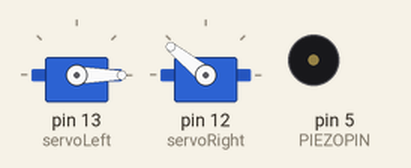
Recording of a sketch running on a simulated Arduino Uno, built with avr-gcc and run on an emulated ATmega328P. On the bench: 2 × servo, buzzer (waves = sounding, pin HIGH). Pins used as bus, display or sensor lines are not drawn.

Above: at 0.05 s.
At 8.3 s:
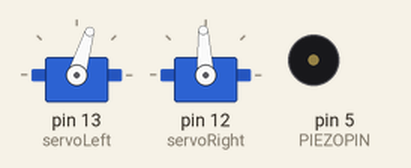
At 15.2 s:
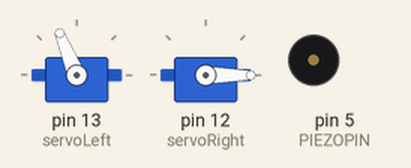
At 31.1 s:
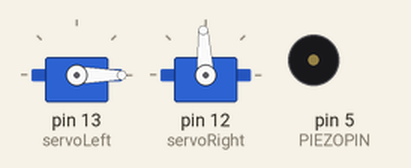
Timing chart, 0 to 40.6 s (numbered marks = the images above):
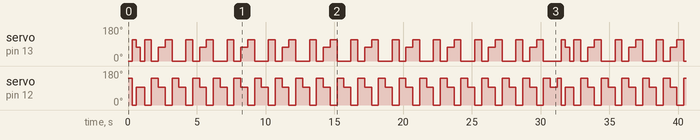

Measured:
- by itself, servo on pin 13 (servoLeft): moves between 0° and 112°, repeating every 31.2 s
- by itself, servo on pin 12 (servoRight): moves between 0° and 141°, repeating every 31.2 s

The sketch:

Robot_Dance_Party.ino
```cpp
#include <Servo.h>                           // Include servo library


Servo servoLeft;                             // Declare left servo signal

Servo servoRight;                            // Declare right servo signal


int PIEZOPIN = 5;                            // Declare pin that the piezo is connected to.

// DECLARE LED PINS HERE


// One octave of notes between A4 and A5, for Piezo Greeting

int note_A4 = 440;

int note_As4 = 466; int note_Bb4 = note_As4;

int note_B4 = 494;

int note_C5 = 523;

int note_Cs5 = 554; int note_Db5 = note_Cs5;

int note_D5 = 587;

int note_Ds5 = 622; int note_Eb5 = note_Ds5;

int note_E5 = 659;

int note_F5 = 698;

int note_Fs5 = 740; int note_Gb5 = note_Fs5;

int note_G5 = 784;

int note_Gs5 = 830; int note_Ab5 = note_Gs5;

void realspin(){

servoRight.writeMicroseconds(1700);
servoLeft.writeMicroseconds(1700);

delay(1000);

servoRight.writeMicroseconds(1700);
servoLeft.writeMicroseconds(1700);

}

void spinr(){

  servoLeft.writeMicroseconds(300);        // Calibrate left servo

  servoRight.writeMicroseconds(1500);       // Calibrate right servo

}

void spinl(){
  servoLeft.writeMicroseconds(1300);

  servoRight.writeMicroseconds(1500);

}
void forward(){
  servoLeft.writeMicroseconds(0);

  servoRight.writeMicroseconds(2000);


}
void backward(){
  servoLeft.writeMicroseconds(1700);

  servoRight.writeMicroseconds(0);

}
void forwardback(){
  forward();
  delay(500);
  backward();
  delay(500);
}

void spin() {
  spinr();
  delay(500);
  spinl();
  delay(500);
}

void part1() {
  for(int i=0; i<5; i++) {
    spin();
  }
}

void part2() {
  for(int i=0; i<10; i++) {
    v();
  }

}

void asterix() {
  forward();
  delay(750);
  backward();
  delay(750);
  for(int i=0; i<1; i++) {
    spin();
  }
  delay(750);

}
void v() {
  backward();
  delay(500);
  forward();
  delay(500);
  spinl();
  delay(500);
  backward();
  delay(500);
  forward();
  delay(500);
  spinr();
  delay(500);

}

void setup()
{
     pinMode(13, OUTPUT);
  pinMode(PIEZOPIN, OUTPUT);                 // Attach piezo to pin 5.

  servoLeft.attach(13);                      // Attach left signal to pin 13

  servoRight.attach(12);


  // Attach right signal to pin 12
//
//  servoLeft.writeMicroseconds(1500);        // Calibrate left servo

//  servoRight.writeMicroseconds(1700);       // Calibrate right servo

  // Attach LED pins here.
}
void loop(){

  // Code for testing servos.

  // Tinker with the numbers to see how they work!
digitalWrite(13, HIGH);
  // For help, visit https://learn.parallax.com/tutorials/robot/shield-bot/robotics-board-education-shield-arduino/chapter-2-shield-lights-servo-4.
 forward();
 delay(300);
 backward();
 delay(300);
 spinl();
 delay(300);
 spinr();
 delay(300);
 part2();
}
```
